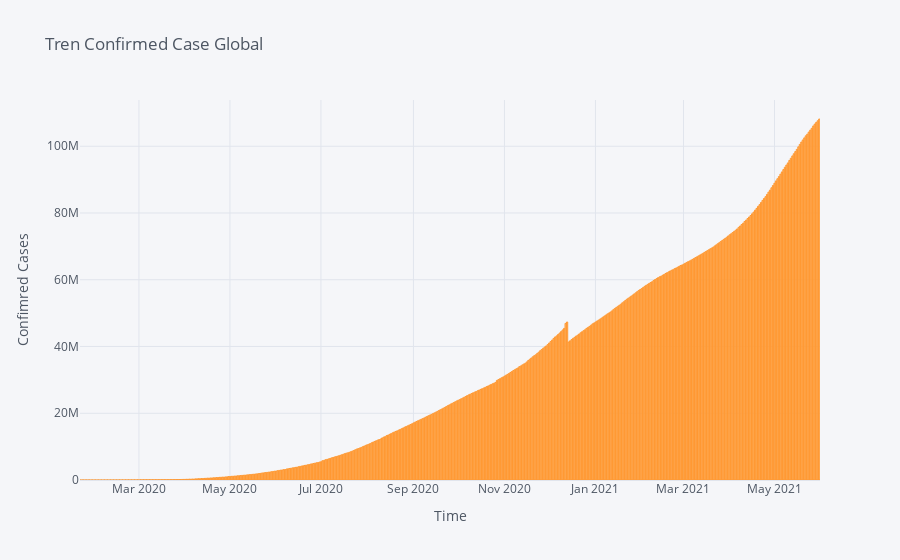

The cell this chart's notebook holds for it:
### Markdown cell above
### **Trend Recovered Case**

### Code cell
dataGroup.iplot(kind = "bar", y = "Recovered", title = "Tren Confirmed Case Global",xTitle = "Time", yTitle = 'Confimred Cases')

### Figure 1 — Plotly figure (JSON) as saved in the notebook; plotly's stock layout.template omitted (floating-point values rounded to 4 significant figures; data arrays with more than 128 entries replaced by an {"elided": "..."} marker saying what was removed)
{"data": [{"marker": {"color": "rgba(255, 153, 51, 0.6)", "line": {"color": "rgba(255, 153, 51, 1.0)", "width": 1}}, "name": "Recovered", "orientation": "v", "text": "", "type": "bar", "x": {"elided": "496 str values"}, "y": {"elided": "496 int values"}}], "layout": {"legend": {"bgcolor": "#F5F6F9", "font": {"color": "#4D5663"}}, "paper_bgcolor": "#F5F6F9", "plot_bgcolor": "#F5F6F9", "title": {"font": {"color": "#4D5663"}, "text": "Tren Confirmed Case Global"}, "xaxis": {"gridcolor": "#E1E5ED", "showgrid": true, "tickfont": {"color": "#4D5663"}, "title": {"font": {"color": "#4D5663"}, "text": "Time"}, "zerolinecolor": "#E1E5ED"}, "yaxis": {"gridcolor": "#E1E5ED", "showgrid": true, "tickfont": {"color": "#4D5663"}, "title": {"font": {"color": "#4D5663"}, "text": "Confimred Cases"}, "zerolinecolor": "#E1E5ED"}}}
